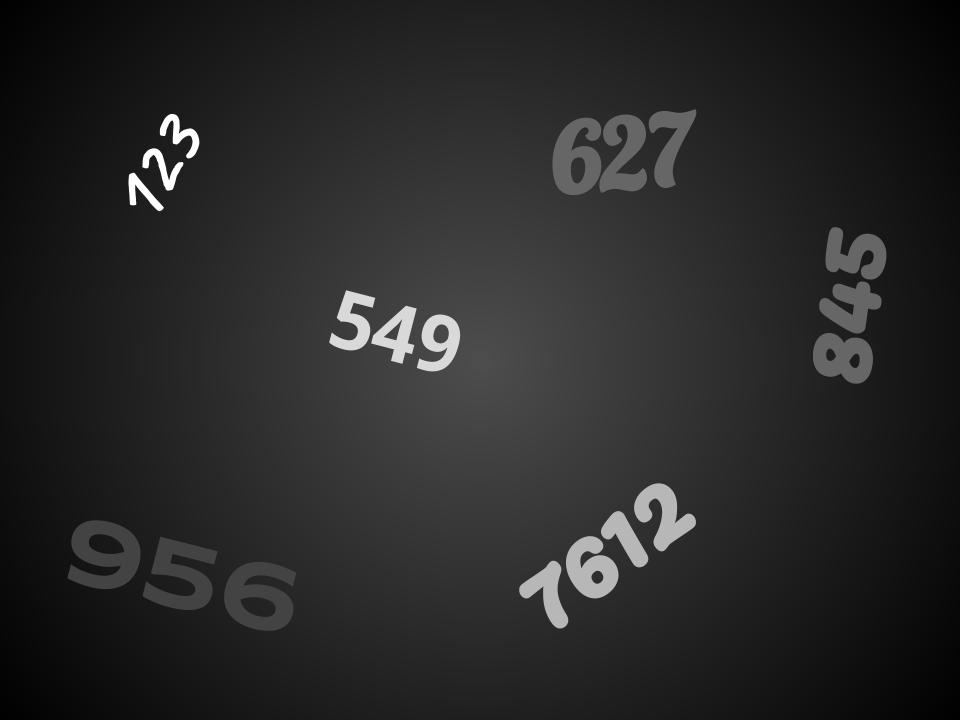
#> input picture Assignment 1/images/numbers.jpg, 960 x 720 px
$ jupyter execute assignment1.ipynb
#> lines starting #> are read from the running program, lines starting #| are printed output that depends on the picture; after the words box and inside, x2 and y2 are one past the last pixel; in counts of white or black regions, pixels touching at a corner belong together; long printed decimals are rounded
[cell 1]
import time
import numpy as np
import cv2
import matplotlib.pyplot as plt

## Part 1: Thresholding
1.  Threshold the image at three different thresholds 1) 55 2) 90 and 3) 150 using simple binary thresholding and inverse binary thresholding as defined above.
2.  Write your observations about thresholded images at different thresholds. How many and which numbers are segmented at each threshold? (A number is considered as segmented if all digits of that number are considered as foreground in the thresholded image) What else do you observe at each threshold?
3.  Threshold the image using Window binary thresholding using three different range of thresholds. 1) T1=55 and T2=90, 2) T1=90 and T2=150, 3) T1=55 and T2=150. Write your observations. How many and which numbers are segmented at each threshold?
4.  In a practical application, we vary the value of the hyper-parameters (here, the threshold values) for any of the above mentioned thresholding methods, such that we get the desired output. Find a threshold value such that only numbers ”123” and ”549” are segmented (i.e. considered as foreground - white pixel - 255 value). See Figure 1(b). Report your finding for at least three different threshold values, and write how it helped you in narrowing down the desired hyper-parameter value.

[cell 2]
# load and display image
numbers_img = cv2.imread("./images/numbers.jpg")
#> numbers_img is the input picture: shape (720, 960, 3); min 0, max 255, mean 40
print(type(numbers_img))
#| <class 'numpy.ndarray'>
plt.imshow(numbers_img)

[cell 3]
# get image dimensions
print(numbers_img.shape)
#| (720, 960, 3)
numbers_height, numbers_width, numbers_depth = numbers_img.shape
#> numbers_height = 720; numbers_width = 960; numbers_depth = 3

# set the thresholds
THRESHES = (55, 90, 150)

### Simple Binary Threshold

[cell 4]
# create placeholders for the thresholded output
numbers_img_thresh1 = np.zeros((numbers_height, numbers_width, numbers_depth), dtype=np.uint8)
numbers_img_thresh2 = np.zeros((numbers_height, numbers_width, numbers_depth), dtype=np.uint8)
numbers_img_thresh3 = np.zeros((numbers_height, numbers_width, numbers_depth), dtype=np.uint8)

# threshold the images
numbers_img_thresh1[numbers_img > THRESHES[0]] = 255
numbers_img_thresh2[numbers_img > THRESHES[1]] = 255
numbers_img_thresh3[numbers_img > THRESHES[2]] = 255

[cell 5]
# display images
plt.figure(figsize=(16, 20))
plt.subplot(411), plt.imshow(numbers_img_thresh1)
plt.title("Thresholded Image 1"), plt.xticks([]), plt.yticks([])
plt.subplot(412), plt.imshow(numbers_img_thresh2)
plt.title("Thresholded Image 2"), plt.xticks([]), plt.yticks([])
plt.subplot(413), plt.imshow(numbers_img_thresh3)
plt.title("Thresholded Image 3"), plt.xticks([]), plt.yticks([])
plt.show()
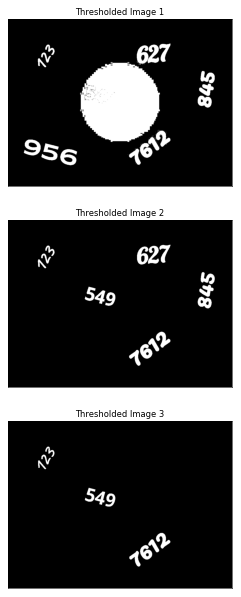
#> figure drawn by matplotlib, 3 panels

### Inverse Binary Threshold

[cell 6]
# create placeholders for the thresholded output
numbers_img_inverse_thresh1 = np.zeros((numbers_height, numbers_width, numbers_depth), dtype=np.uint8)
numbers_img_inverse_thresh2 = np.zeros((numbers_height, numbers_width, numbers_depth), dtype=np.uint8)
numbers_img_inverse_thresh3 = np.zeros((numbers_height, numbers_width, numbers_depth), dtype=np.uint8)

# threshold the images
numbers_img_inverse_thresh1[numbers_img < THRESHES[0]] = 255
numbers_img_inverse_thresh2[numbers_img < THRESHES[1]] = 255
numbers_img_inverse_thresh3[numbers_img < THRESHES[2]] = 255

[cell 7]
# display images
plt.figure(figsize=(16, 20))
plt.subplot(411), plt.imshow(numbers_img_inverse_thresh1)
plt.title("Thresholded Image 1"), plt.xticks([]), plt.yticks([])
plt.subplot(412), plt.imshow(numbers_img_inverse_thresh2)
plt.title("Thresholded Image 2"), plt.xticks([]), plt.yticks([])
plt.subplot(413), plt.imshow(numbers_img_inverse_thresh3)
plt.title("Thresholded Image 3"), plt.xticks([]), plt.yticks([])
plt.show()
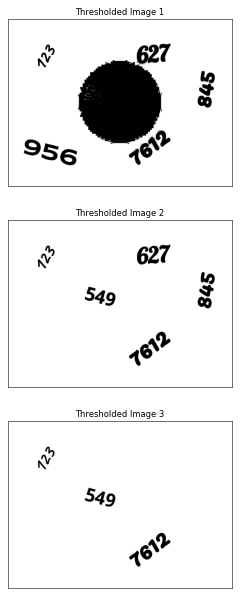
#> figure drawn by matplotlib, 3 panels

We observe that, the higher the threshold value, the less there is in the foreground.

At the first threshold value, all the numbers are segmented, and so is a circular section of the original image's background gradient. However, only five of the numbers are visible, as that circular section that is segmented coincides with the last number.

At the second threshold value, we observe only five numbers are segmented, however that circular section is no longer segmented, meaning the number that is there (549) is now visible. This came at the cost of losing 956.

At the third threshold value, only three numbers are segmented: 123, 549, and 7612.

### Window Binary Threshold

[cell 8]
# set the window thresholds
WINDOW_THRESHES = ((55, 90), (90, 150), (55, 150))

[cell 9]
# create placeholders for the thresholded output
numbers_img_window_thresh1 = np.zeros((numbers_height, numbers_width, numbers_depth), dtype=np.uint8)
numbers_img_window_thresh2 = np.zeros((numbers_height, numbers_width, numbers_depth), dtype=np.uint8)
numbers_img_window_thresh3 = np.zeros((numbers_height, numbers_width, numbers_depth), dtype=np.uint8)

# lower threshold the images
numbers_img_window_thresh1[WINDOW_THRESHES[0][0] < numbers_img] = 255
numbers_img_window_thresh2[WINDOW_THRESHES[1][0] < numbers_img] = 255
numbers_img_window_thresh3[WINDOW_THRESHES[2][0] < numbers_img] = 255

# upper threshold the images
numbers_img_window_thresh1[numbers_img > WINDOW_THRESHES[0][1]] = 0
numbers_img_window_thresh1[numbers_img > WINDOW_THRESHES[1][1]] = 0
numbers_img_window_thresh1[numbers_img > WINDOW_THRESHES[2][1]] = 0

[cell 10]
# display images
plt.figure(figsize=(16, 20))
plt.subplot(411), plt.imshow(numbers_img_window_thresh1)
plt.title("Thresholded Image 1"), plt.xticks([]), plt.yticks([])
plt.subplot(412), plt.imshow(numbers_img_window_thresh2)
plt.title("Thresholded Image 2"), plt.xticks([]), plt.yticks([])
plt.subplot(413), plt.imshow(numbers_img_window_thresh3)
plt.title("Thresholded Image 3"), plt.xticks([]), plt.yticks([])
plt.show()
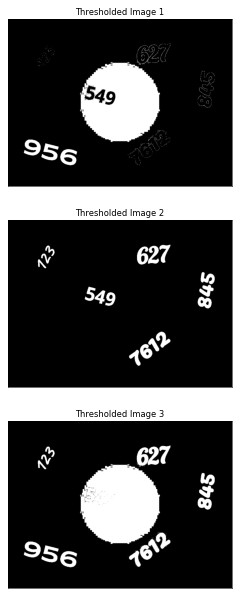
#> figure drawn by matplotlib, 3 panels

### Varying the Threshold Value

[cell 11]
# set the thresholds to test
TEST_THRESHES = (150, 225)

[cell 12]
# create placeholders for the thresholded output
numbers_img_test_thresh1 = np.zeros((numbers_height, numbers_width, numbers_depth), dtype=np.uint8)
numbers_img_test_thresh2 = np.zeros((numbers_height, numbers_width, numbers_depth), dtype=np.uint8)

# threshold the images
numbers_img_test_thresh1[numbers_img > TEST_THRESHES[0]] = 255
numbers_img_test_thresh2[numbers_img > TEST_THRESHES[1]] = 255

[cell 13]
# display images
plt.figure(figsize=(16, 20))
plt.subplot(411), plt.imshow(numbers_img_test_thresh1)
plt.title("Thresholded Image 1"), plt.xticks([]), plt.yticks([])
plt.subplot(412), plt.imshow(numbers_img_test_thresh2)
plt.title("Thresholded Image 2"), plt.xticks([]), plt.yticks([])
plt.show()
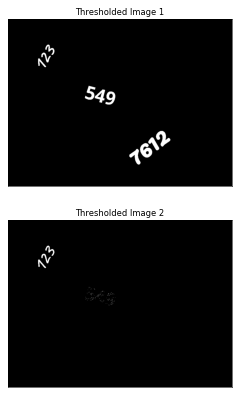
#> figure drawn by matplotlib, 2 panels

As we are trying to make it so only 123 and 549 are visible, we can see above that 150 is too low of a threshold value—it captures 7612 as well—and 225 is too high of a threshold value—it just _barely_ captures some of the pixels for 549. Let's try again with 210.

[cell 14]
# set the threshold
THRESH = 210

# create placeholder for the thresholded output
numbers_img_test_thresh3 = np.zeros((numbers_height, numbers_width, numbers_depth), dtype=np.uint8)

# threshold the image
numbers_img_test_thresh3[numbers_img > THRESH] = 255

# display image
plt.figure(figsize=(16, 20))
plt.subplot(411), plt.imshow(numbers_img_test_thresh3)
plt.title("Thresholded Image 3"), plt.xticks([]), plt.yticks([])
plt.show()
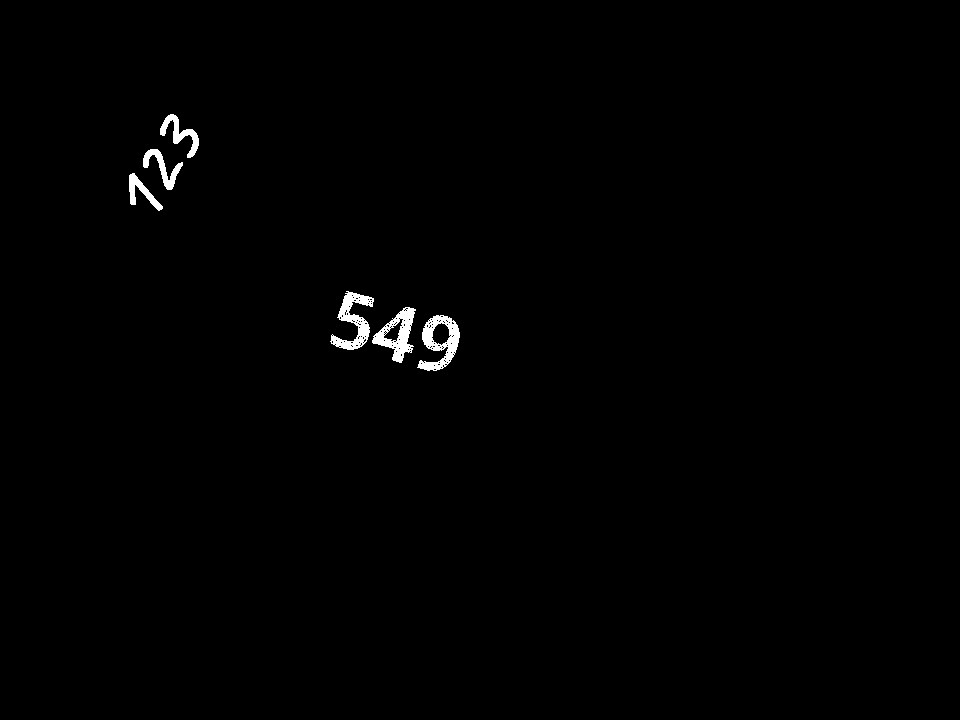
#> shown: shape (720, 960, 3); 0.68% white; 6 white regions, box (x1, y1, x2, y2) and area: (417, 315, 460, 371) 1108, (330, 291, 374, 350) 1032, (372, 307, 416, 363) 1020, (160, 114, 199, 158) 554, (143, 149, 183, 190) 518, (129, 173, 163, 211) 434

There, that worked!

## Part 2: Denoising
1.  Filter the noisy image using a 5 × 5 Gaussian filter with variance equal to 2.
2.  Filter the noisy image using a box filter of the same size.
3.  Compare the Peak-Signal-to-Noise-Ratio (PSNR) of both of the denoised images to that of the clean image and state which method gives the superior result. (Use the PSNR function provided by opencv)
4.  Filter the noisy image using the same Gaussian filter as used in the previous question.
5.  Filter the noisy image using a median filter of the same size.
6.  Compare the PSNR of both of the denoised images to that of the clean image and state which method gives a better result.

[cell 15]
# load and display image
lighthouse_img = cv2.imread("./images/lighthouse.png")
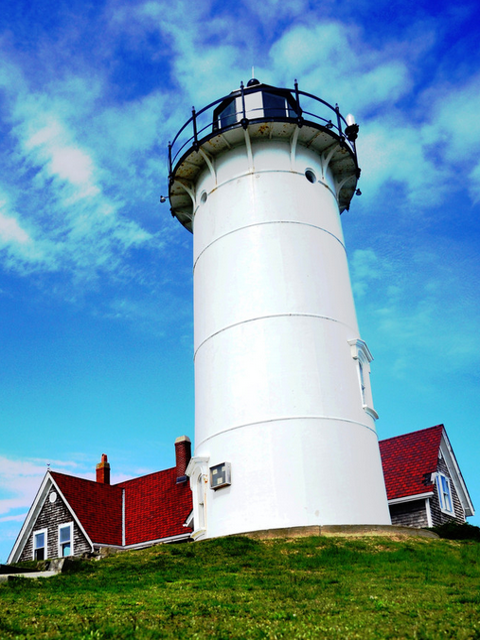
#> input picture Assignment 1/images/lighthouse.png, 480 x 640 px
#> lighthouse_img is the input picture: shape (640, 480, 3); mean B, G, R 171.4, 150.1, 106.4
print(type(lighthouse_img))
#| <class 'numpy.ndarray'>
plt.imshow(lighthouse_img)

[cell 16]
# convert to grayscale and get dimensions
lighthouse_img_grey = cv2.cvtColor(lighthouse_img, cv2.COLOR_BGR2GRAY)
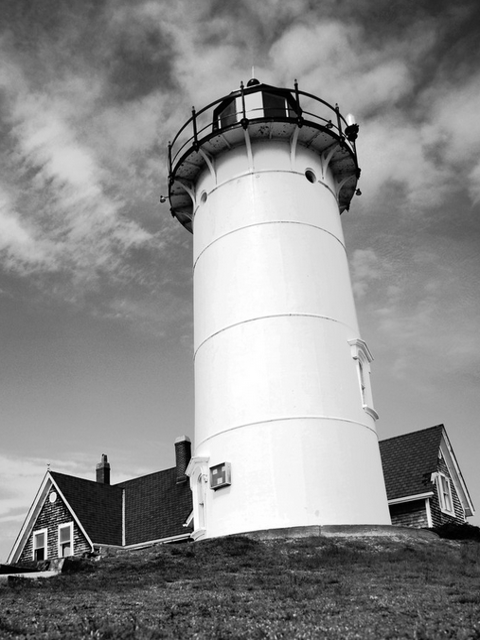
#> lighthouse_img_grey: shape (640, 480); min 0, max 255, mean 139.5
lighthouse_height, lighthouse_width = lighthouse_img_grey.shape
#> lighthouse_height = 640; lighthouse_width = 480

[cell 17]
plt.imshow(lighthouse_img_grey)
print(lighthouse_img_grey.shape)
#| (640, 480)

### Gaussian Filter

[cell 18]
# apply gaussian filter to image
lighthouse_img_gauss = cv2.GaussianBlur(lighthouse_img_grey, (5,5), 2)
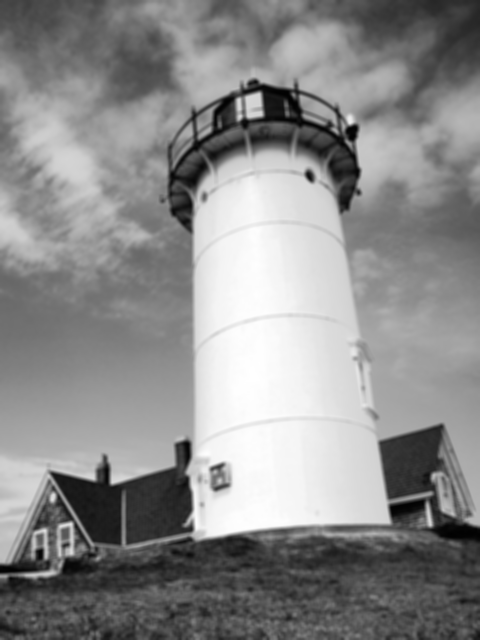
#> lighthouse_img_gauss: shape (640, 480); min 1, max 255, mean 139.5

# display original and gaussian smoothed image
plt.figure(figsize=(20, 20))
plt.subplot(121), plt.imshow(lighthouse_img_grey, cmap="gray")
plt.title("Original Image"), plt.xticks([]), plt.yticks([])
plt.subplot(122), plt.imshow(lighthouse_img_gauss, cmap="gray")
plt.title("Gaussain Smooth Image"), plt.xticks([]), plt.yticks([])
plt.show()

### Box Filter

[cell 19]
# apply 5x5 box filter
lighthouse_img_blur = cv2.blur(lighthouse_img_grey, (5,5))

# display original and box smoothed image
plt.figure(figsize=(20, 20))
plt.subplot(121), plt.imshow(lighthouse_img_grey, cmap="gray")
plt.title("Original Image"), plt.xticks([]), plt.yticks([])
plt.subplot(122), plt.imshow(lighthouse_img_blur, cmap="gray")
plt.title("Box Smooth Image"), plt.xticks([]), plt.yticks([])
plt.show()

### Peak Signal-to-Noise Ratio (PSNR)

[cell 20]
print(lighthouse_img_grey.shape)
#| (640, 480)
print(lighthouse_img_gauss.shape)
#| (640, 480)

[cell 21]
# get PSNR for both gaussian and box filters
gauss_PSNR = cv2.PSNR(lighthouse_img_grey, lighthouse_img_gauss)
#> gauss_PSNR = 26.64
blur_PSNR = cv2.PSNR(lighthouse_img_grey, lighthouse_img_blur)
#> blur_PSNR = 25.8

print("Gauss PSNR: {gauss}\nBox PSNR: {box}".format(gauss = gauss_PSNR, box = blur_PSNR))
#| Gauss PSNR: 26.642
#| Box PSNR: 25.798

Here, we see gaussian filtering has a superior PSNR than box filtering.

### Gaussian Filter Applied to Noisy Image

[cell 22]
# load and display image
noisy_lighthouse_img = cv2.imread("./images/saltandpepper_lighthouse.png")
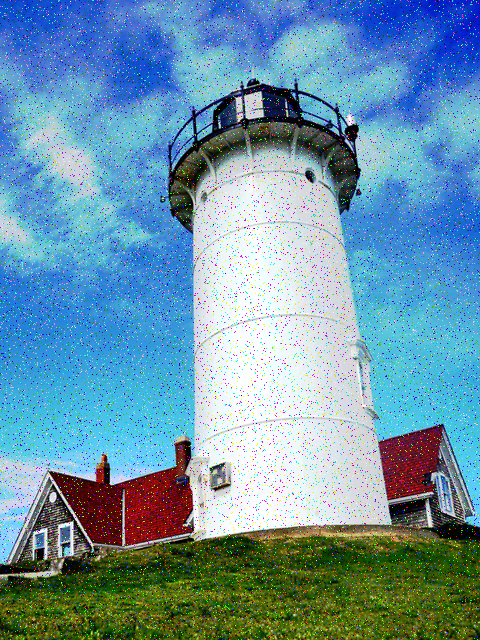
#> input picture Assignment 1/images/saltandpepper_lighthouse.png, 480 x 640 px
#> noisy_lighthouse_img is the input picture: shape (640, 480, 3); mean B, G, R 169.1, 149, 107.4
print(type(noisy_lighthouse_img))
#| <class 'numpy.ndarray'>
plt.imshow(noisy_lighthouse_img)

[cell 23]
# convert to grayscale and get dimensions
noisy_lighthouse_img_grey = cv2.cvtColor(noisy_lighthouse_img, cv2.COLOR_BGR2GRAY)
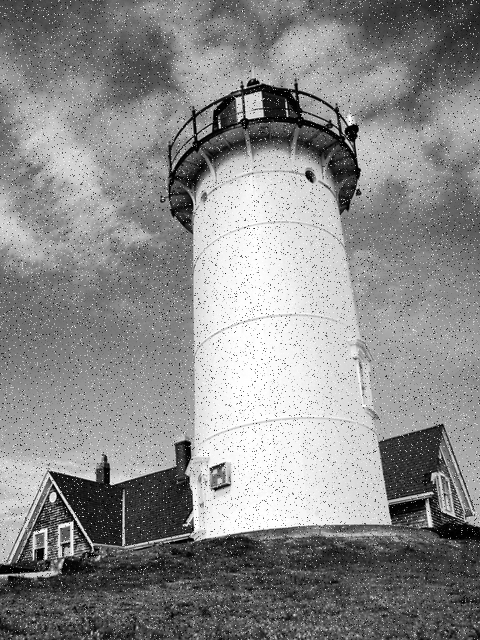
#> noisy_lighthouse_img_grey: shape (640, 480); min 0, max 255, mean 138.8
noisy_lighthouse_height, noisy_lighthouse_width = noisy_lighthouse_img_grey.shape
#> noisy_lighthouse_height = 640; noisy_lighthouse_width = 480
